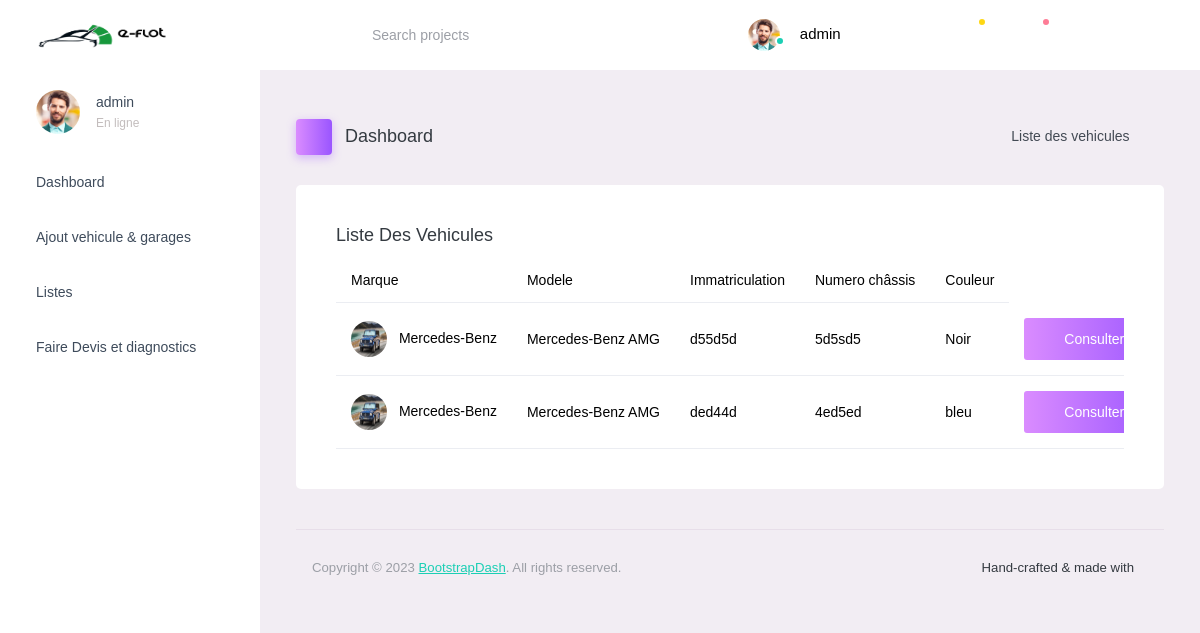
The page /Tableau/de/board/liste/vehicules/ (signed in) on the database its author committed.
### Main/models.py (models this page shows, shortened)
class User(AbstractUser):
    ROLE_NORMAL = 'normal'
    ROLE_GARAGE = 'garage'
    ROLE_CHOICES = [
        (ROLE_NORMAL, 'Normal'),
        (ROLE_GARAGE, 'Garage'),
    ]
    role = models.CharField(
        max_length=10,
        choices=ROLE_CHOICES,
        default=ROLE_NORMAL,
    )
    username = models.CharField(max_length=100, unique=True)
    email = models.EmailField(unique=True)
    groups = models.ManyToManyField(
        Group,
        related_name='custom_user_set',
        blank=True,
        help_text=_(
            'The groups this user belongs to. A user will get all permissions '
            'granted to each of their groups.'
        ),
        verbose_name=_('groups'),
    )
    user_permissions = models.ManyToManyField(
        Permission,
        related_name='custom_user_set',  # Change related_name to avoid conflict
        blank=True,
        help_text=_('Specific permissions for this user.'),
        verbose_name=_('user permissions'),
    )
    objects = CustomUserManager()
    USERNAME_FIELD = 'username'

### admin_dashboard/models.py (models this page shows, shortened)
class Voiture(models.Model):
    modele = models.ForeignKey(Modele, on_delete=models.CASCADE)
    TRANSMISSION_CHOICES = [
        ('Manuelle', 'Manuelle'),
        ('Automatique', 'Automatique'),
    ]
    TYPES_CARBURANT_CHOICES  = [
        ("Gasoil", "Gasoil"),
        ("Super", "Super"),
        ("Essence", "Essence"),
    ]
    STATUT_CHOICES = [
        ('en attente de diagnostic', 'En attente de diagnostic'),
        ('diagnostiquée', 'Diagnostiquee'),
    ]
    nombre_de_vitesse = models.IntegerField(default=5, validators=[MinValueValidator(1), MaxValueValidator(10)])
    annee_fabrication = models.DateField()
    kilometrage = models.PositiveIntegerField()
    type_carburant = models.CharField(choices=TYPES_CARBURANT_CHOICES,max_length=50)
    transmission = models.CharField(max_length=50, choices=TRANSMISSION_CHOICES)
    numero_serie = models.CharField(max_length=100)
    immatriculation = models.CharField(max_length=20)
    symptomes = models.TextField()
    couleur_voiture = models.CharField(max_length=50)
    historique_maintenance = models.TextField()
    codes_erreur = models.TextField(blank=True, null=True)
    photo_voiture = models.ImageField(upload_to="voitures/")
    numero_chassi = models.CharField(max_length=50)
    statut = models.CharField(max_length=30, choices=STATUT_CHOICES, default='en attente de diagnostic')
    garage_assigne = models.ForeignKey(Garage, on_delete=models.SET_NULL, null=True, blank=True)
    date_add = models.DateTimeField(auto_now_add=True)
    date_update = models.DateTimeField(auto_now=True)
    status = models.BooleanField(default=True)

class Modele(models.Model):
    nom = models.CharField(max_length=100)
    marque = models.ForeignKey(MarqueVoiture, on_delete=models.CASCADE, related_name='modeles')
    def __str__(self):
        return f"{self.marque} {self.nom}"
    date_add = models.DateTimeField(auto_now_add=True)
    date_update = models.DateTimeField(auto_now=True)
    status = models.BooleanField(default=True)

class MarqueVoiture(models.Model):
    marque = models.CharField(max_length=100)
    def __str__(self):
        return self.marque

### admin_dashboard/views.py (the view)
# urls.py: path('Tableau/de/board/liste/vehicules/', list_voitures, name='liste_voiture'),
@superuser_required
def list_voitures(request):
    voitures = Voiture.objects.all().order_by('-id')
    datas = {
        'voitures': voitures,
    }
    return render(request, 'dist/pages/gestion/liste-vehicule.html', datas)

### Main/permissions.py (called while the page is built)
def superuser_required(function):
    @wraps(function)
    def wrap(request, *args, **kwargs):
        if request.user.is_authenticated and request.user.is_superuser:
            return function(request, *args, **kwargs)
        else:
            return render(request, 'access_denied.html', status=403)
    return wrap

### admin_dashboard/templates/dist/pages/gestion/liste-vehicule.html (shortened to what this page needs)
{% extends 'dist/base.html' %} {% load static %} {% block content %}
<div class="main-panel">
  <div class="content-wrapper">
    <div class="page-header">
      <h3 class="page-title">
        <span class="page-title-icon bg-gradient-primary text-white me-2">
          <i class="mdi mdi-home"></i>
        </span>
        Dashboard
      </h3>
      <nav aria-label="breadcrumb">
        <ul class="breadcrumb">
          <li class="breadcrumb-item active" aria-current="page">
            Liste des vehicules
            <i
              class="mdi mdi-alert-circle-outline icon-sm text-primary align-middle"
            ></i>
          </li>
        </ul>
      </nav>
    </div>
    <div class="row">
      <div class="col-12 grid-margin">
        <div class="card">
          <div class="card-body">
            <h4 class="card-title">Liste des vehicules</h4>
            <div class="table-responsive">
              <table class="table">
                <thead>
                  <tr>
                    <th>Marque</th>
                    <th>Modele</th>
                    <th>Immatriculation</th>
                    <th>Numero châssis</th>
                    <th>Couleur</th>
                  </tr>
                </thead>
                {% for voiture in voitures %}
                <tbody>
                  <tr>
                    <td>
                      <img
                        src="{{ voiture.photo_voiture.url }}"
                        class="me-2"
                        alt="image"
                      />
                      {{ voiture.modele.marque }}
                    </td>
                    <td>{{ voiture.modele }}</td>
                    <td>{{ voiture.immatriculation }}</td>
                    <td>{{voiture.numero_chassi}}</td>
                    <td>{{voiture.couleur_voiture}}</td>
                    <td>
                      <a
                        class="btn btn-gradient-primary"
                        href="{% url 'detail_voiture'  voiture.id %}"
                        >Consulter</a
                      >
                    </td>
                  </tr>
                </tbody>
                {% endfor %}
              </table>
            </div>
          </div>
        </div>
      </div>
    </div>
    {% endblock content %}

### admin_dashboard/templates/dist/base.html (shortened to what this page needs)
{% load static %}
<!DOCTYPE html>
<html lang="en">
  <head>
    <link
      rel="stylesheet"
      href="{% static 'assets/vendors/mdi/css/materialdesignicons.min.css' %}"
      />
      <link
      rel="stylesheet"
      href="{% static 'assets/vendors/ti-icons/css/themify-icons.css' %}"
      />
      <link
      rel="stylesheet"
      href="{% static 'assets/vendors/css/vendor.bundle.base.css' %}"
      />
      <link
      rel="stylesheet"
      href="{% static 'assets/vendors/font-awesome/css/font-awesome.min.css' %}"
      />
      <link
      rel="stylesheet"
      href="{% static 'assets/vendors/bootstrap-datepicker/bootstrap-datepicker.min.css' %}"
      />
      <link
      rel="stylesheet"
      href="{% static 'assets/vendors/ti-icons/css/themify-icons.css' %}"
      />
      <link
      rel="stylesheet"
      href="{% static 'assets/vendors/font-awesome/css/font-awesome.min.css' %}"
      />
    <link rel="stylesheet" href="{% static 'assets/css/style.css' %}" />
  </head>
  <body>
    <div class="container-scroller">
      <nav
      class="navbar default-layout-navbar col-lg-12 col-12 p-0 fixed-top d-flex flex-row"
      >
      <div
      class="text-center navbar-brand-wrapper d-flex align-items-center justify-content-start"
      >
      <a class="navbar-brand brand-logo" href="index.html"
      ><img src="{% static 'assets/images/ee copie 2.png' %}" alt="logo"
      /></a>
    </div>
    <div class="navbar-menu-wrapper d-flex align-items-stretch">
      <button
      class="navbar-toggler navbar-toggler align-self-center"
      type="button"
      data-toggle="minimize"
      >
      <span class="mdi mdi-menu"></span>
    </button>
    <div class="search-field d-none d-md-block">
      <form class="d-flex align-items-center h-100" action="#">
        <div class="input-group">
          <div class="input-group-prepend bg-transparent">
            <i class="input-group-text border-0 mdi mdi-magnify"></i>
          </div>
          <input
                  type="text"
                  class="form-control bg-transparent border-0"
                  placeholder="Search projects"
                  />
                </div>
            </form>
          </div>
          <ul class="navbar-nav navbar-nav-right">
            <li class="nav-item nav-profile dropdown">
              <a
                class="nav-link dropdown-toggle"
                id="profileDropdown"
                href="#"
                data-bs-toggle="dropdown"
                aria-expanded="false"
              >
              <div class="nav-profile-img">
                {% if request.user.role == "garage" %}
                {% for garage in garages %}
                <img
                  src="{{garage.logo_garage.url}}"
                  alt="image"
                  />
                  {% endfor %}
                  {% else %}
                  <img
                  src="{% static 'assets/images/faces/face1.jpg' %}"
                  alt="image"
                  />
                  {% endif %}
                  <span class="availability-status online"></span>
                </div>
                <div class="nav-profile-text">
                  {% if request.user.is_authenticated %}
                  <p class="mb-1 text-black">{{ request.user.username }}</p>
                  {% endif %}
                </div>
              </a>
            </li>
            <li class="nav-item d-none d-lg-block full-screen-link">
              <a class="nav-link">
                <i class="mdi mdi-fullscreen" id="fullscreen-button"></i>
              </a>
            </li>
            <li class="nav-item dropdown">
              <a
                class="nav-link count-indicator dropdown-toggle"
                id="messageDropdown"
                href="#"
                data-bs-toggle="dropdown"
                aria-expanded="false"
              >
                <i class="mdi mdi-email-outline"></i>
                <span class="count-symbol bg-warning"></span>
              </a>
            </li>
            <li class="nav-item dropdown">
              <a
                class="nav-link count-indicator dropdown-toggle"
                id="notificationDropdown"
                href="#"
                data-bs-toggle="dropdown"
              >
                <i class="mdi mdi-bell-outline"></i>
                <span class="count-symbol bg-danger"></span>
              </a>
            </li>
            <li class="nav-item nav-logout d-none d-lg-block">
              <a class="nav-link" href="#">
                <i class="mdi mdi-power"></i>
              </a>
            </li>
            <li class="nav-item nav-settings d-none d-lg-block">
              <a class="nav-link" href="#">
                <i class="mdi mdi-format-line-spacing"></i>
              </a>
            </li>
          </ul>
        </div>
      </nav>
      <div class="container-fluid page-body-wrapper">
        <nav class="sidebar sidebar-offcanvas" id="sidebar">
          <ul class="nav">
            <li class="nav-item nav-profile">
              <a href="#" class="nav-link">
                <div class="nav-profile-image">
                  <img
                    src="{% static 'assets/images/faces/face1.jpg' %}"
                    alt="profile"
                  />
                </div>
                <div class="nav-profile-text d-flex flex-column">
                  {% if request.user.is_authenticated %}
                  <span class="font-weight-bold mb-2"
                    >{{request.user.username }}</span
                  >
                  {% if user.status == True %}
                  <span class="text-secondary text-small">Hors ligne</span>
                  {% else %}
                  <span class="text-secondary text-small">En ligne</span>
                  {% endif %}
                </div>
                {% endif %}
                <i
                  class="mdi mdi-bookmark-check text-success nav-profile-badge"
                ></i>
              </a>
            </li>
            <li class="nav-item">
              <a class="nav-link" href="">
                <span class="menu-title">Dashboard</span>
                <i class="mdi mdi-home menu-icon"></i>
              </a>
            </li>
           {% if request.user.is_superuser %}
            <li class="nav-item">
              <a
                class="nav-link"
                data-bs-toggle="collapse"
                href="#tables"
                aria-expanded="false"
                aria-controls="tables"
              >
                <span class="menu-title">Ajout vehicule & garages</span>
                <i class="mdi mdi-table-large menu-icon"></i>
              </a>
            </li>
            {% endif %}
           {% if request.user.is_superuser %}
            <li class="nav-item">
              <a
                class="nav-link"
                data-bs-toggle="collapse"
                href="#auth"
                aria-expanded="false"
                aria-controls="auth"
              >
                <span class="menu-title">Listes</span>
                <i class="menu-arrow"></i>
                <i class="mdi mdi-lock menu-icon"></i>
              </a>
              </li>
              {% endif %}
                <li class="nav-item">
              <a
                class="nav-link"
                data-bs-toggle="collapse"
                href="#tables"
                aria-expanded="false"
                aria-controls="tables"
              >
                <span class="menu-title">Faire Devis et diagnostics</span>
                <i class="mdi mdi-table-large menu-icon"></i>
              </a>
            </li>
          </ul>
        </nav>
        {% block content %} {% endblock content %}
          <footer class="footer">
            <div
              class="d-sm-flex justify-content-center justify-content-sm-between"
            >
              <span
                class="text-muted text-center text-sm-left d-block d-sm-inline-block"
                >Copyright © 2023
                <a href="https://www.bootstrapdash.com/" target="_blank"
                  >BootstrapDash</a
                >. All rights reserved.</span
              >
              <span
                class="float-none float-sm-right d-block mt-1 mt-sm-0 text-center"
                >Hand-crafted & made with
                <i class="mdi mdi-heart text-danger"></i
              ></span>
            </div>
          </footer>
        </div>
      </div>
    </div>
  </body>
</html>

### rows shown on the page
User: user.username "admin"
Voiture: photo_voiture (picture), modele.marque "Mercedes-Benz", modele "Mercedes-Benz AMG", immatriculation "d55d5d", numero_chassi "5d5sd5", couleur_voiture "Noir"
Voiture: photo_voiture (picture), modele.marque "Mercedes-Benz", modele "Mercedes-Benz AMG", immatriculation "ded44d", numero_chassi "4ed5ed", couleur_voiture "bleu"
